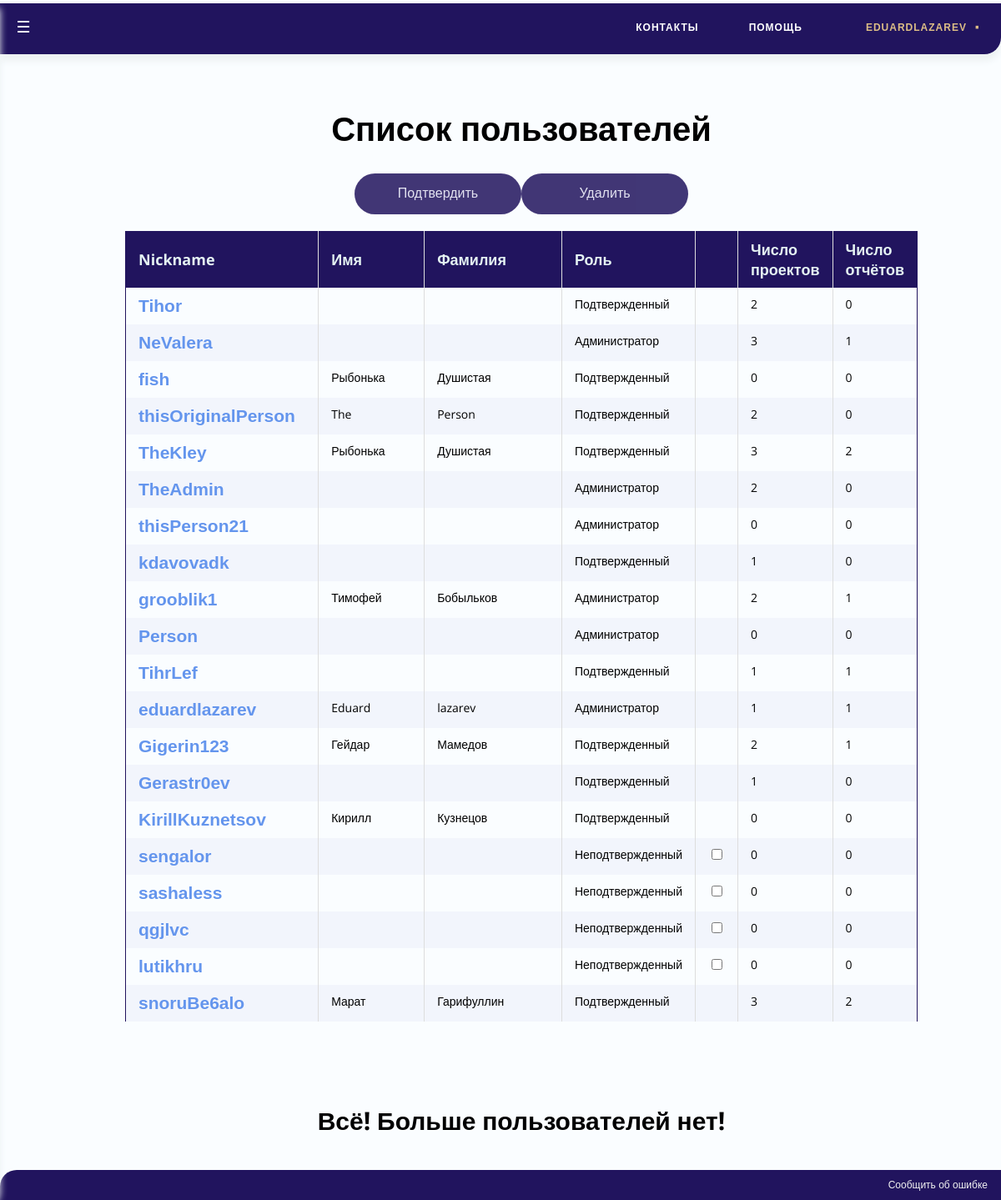
The page /TeleBot/users/ (signed in) on the database as committed earlier.
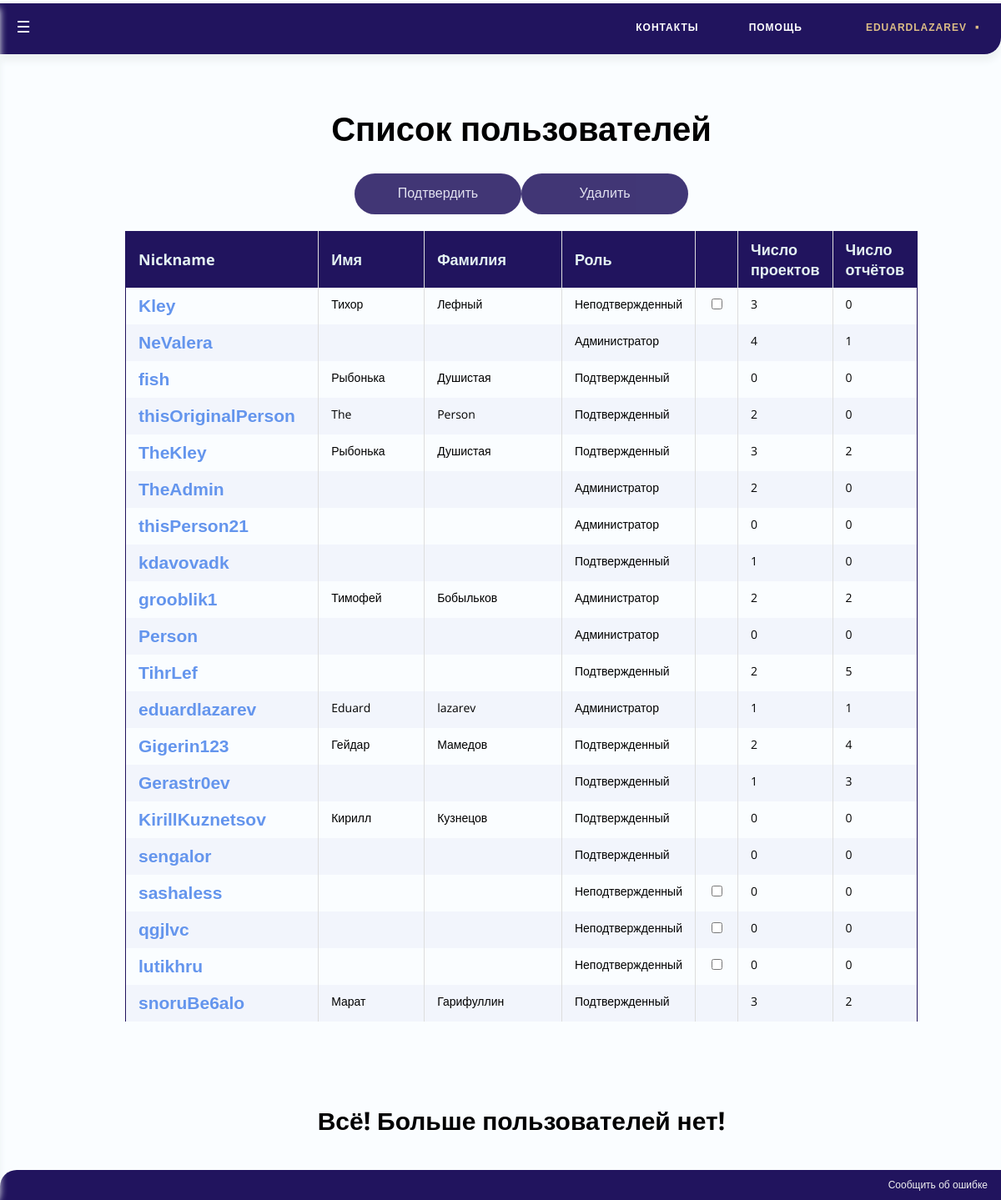
The same page on the database as committed later.
### Users/models.py (models this page shows, shortened)
class User(AbstractUser):
	personal_token = models.UUIDField(default=uuid.uuid4, help_text="Unique ID for this particular book across whole library")
	telegram_id = models.BigIntegerField(primary_key=True, unique=True)
	def get_absolute_url(self):
		return reverse('user-detail', args=[str(self.telegram_id)])
	@property
	def get_role(self):
		if self.is_staff:
			return "Администратор"
		else:
			if self.is_active:
				return "Подтвержденный"
			else:
				return "Неподтвержденный"

### TeleBot/views.py (the view, shortened to what this page needs)
@staff_member_required
def user_list(request):
	user_list = User.objects.all
	return render(request, 'Users/user_list.html', {"user_list" : user_list})

### TeleBot/templates/Users/user_list.html (shortened to what this page needs)
{% extends "base_generic.html" %}
{% block head %}
{% load static %}
{% endblock %}
{% block content %}
	<br>
	<h1 align = center>Список пользователей</h1>
    {% if user_list %}
	<form method="post">
	<p align = center><input class="button" type="submit" name="action" value= "Подтвердить"/><input class="button" type="submit" name="action" value= "Удалить"/></p>
	<table align = center width = 85%  id="myTable" class="table">
    <thead>
		<tr>
			<th width = 25% onclick="sortTable(0)"  align=left>Nickname</th>
			<th width = 15% onclick="sortTable(1)"  align=left>Имя</th>
			<th width = 20% onclick="sortTable(2)">Фамилия</th>
			<th width = 15% onclick="sortTable(3)">Роль</th>
			<th width = 2% onclick="sortTable(4)"></th>
			<th width = 10% onclick="sortTable(5)">Число<br>проектов</th>
			<th width = 10% onclick="sortTable(6)">Число<br>отчётов</th>
		</tr>
    </thead>
    <tbody>
      {% for us in user_list %}
      <tr>
        <td><a class="mya" href="{{ us.get_absolute_url }}">{{ us.username }}</a></td>
		<td>				{{us.first_name}}</a></td>
		<td align=center>	{{us.last_name}}</td>
		<td align=center>	{{us.get_role}}</td>
		<td align=center>
			{% if not us.is_active %}
  				<input class="form-check-input" type="checkbox" value={{us.telegram_id}} name="boxes">
  			{% endif %}
		</td>
		<td align=center>	{{us.project_set.all.count}}</td>
		<td align=center>	{{us.report_set.all.count}}</td>
      </tr>
      {% endfor %}
      </tbody>
	</table>
	<br><br>
	<h2 align = center> Всё! Больше пользователей нет! </h2>
	</form>
    {% else %}
      <p>Которых пока нет... Стоп, а кто тогда вы?</p>
    {% endif %}
{% endblock %}

Rows that differ between the two databases and show on the page:
changed User: username "Tihor" → "Kley"; first_name (not shown) → "Тихор"; last_name (not shown) → "Лефный"; get_role "Подтвержденный" → "Неподтвержденный"; boxes (not shown) → "☐"; project_set.all.count "2" → "3"
changed User "NeValera": project_set.all.count "3" → "4"
computed for User "grooblik1": report_set.all.count "1" → "2"
computed for User "TihrLef": project_set.all.count "1" → "2"; report_set.all.count "1" → "5"
changed User "Gigerin123": report_set.all.count "1" → "4"
computed for User "Gerastr0ev": report_set.all.count "0" → "3"
changed User "sengalor": get_role "Неподтвержденный" → "Подтвержденный"; boxes "☐" → (not shown)
